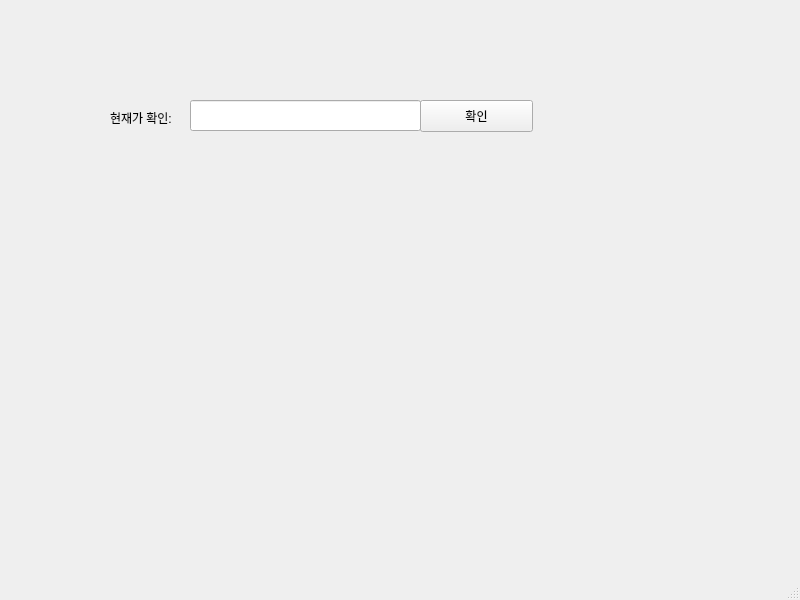
<?xml version="1.0" encoding="UTF-8"?>
<ui version="4.0">
 <class>MainWindow</class>
 <widget class="QMainWindow" name="MainWindow">
  <property name="geometry">
   <rect>
    <x>0</x>
    <y>0</y>
    <width>800</width>
    <height>600</height>
   </rect>
  </property>
  <property name="windowTitle">
   <string>MainWindow</string>
  </property>
  <widget class="QWidget" name="centralwidget">
   <widget class="QPushButton" name="pushButton">
    <property name="geometry">
     <rect>
      <x>420</x>
      <y>100</y>
      <width>113</width>
      <height>32</height>
     </rect>
    </property>
    <property name="text">
     <string>확인</string>
    </property>
   </widget>
   <widget class="QLabel" name="label">
    <property name="geometry">
     <rect>
      <x>110</x>
      <y>110</y>
      <width>81</width>
      <height>16</height>
     </rect>
    </property>
    <property name="text">
     <string>현재가 확인:</string>
    </property>
   </widget>
   <widget class="QLineEdit" name="lineEdit">
    <property name="geometry">
     <rect>
      <x>190</x>
      <y>100</y>
      <width>231</width>
      <height>31</height>
     </rect>
    </property>
   </widget>
  </widget>
  <widget class="QMenuBar" name="menubar">
   <property name="geometry">
    <rect>
     <x>0</x>
     <y>0</y>
     <width>800</width>
     <height>24</height>
    </rect>
   </property>
  </widget>
  <widget class="QStatusBar" name="statusbar"/>
 </widget>
 <resources/>
 <connections/>
</ui>
